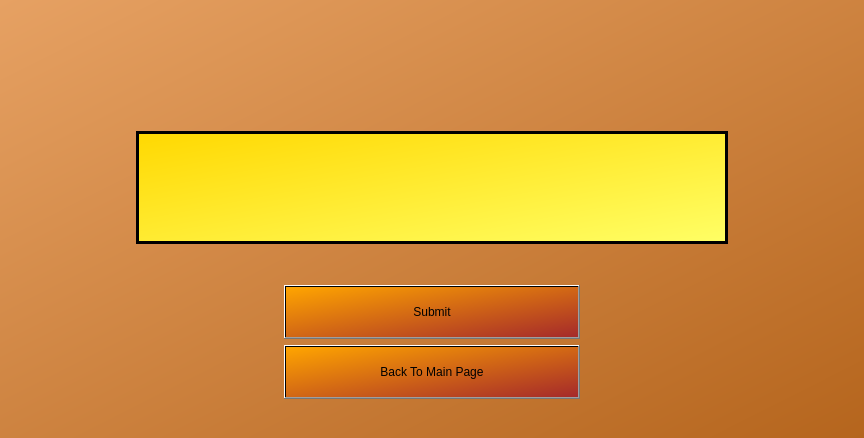
<?xml version="1.0" encoding="UTF-8"?>
<ui version="4.0">
 <class>Form</class>
 <widget class="QWidget" name="Form">
  <property name="geometry">
   <rect>
    <x>0</x>
    <y>0</y>
    <width>864</width>
    <height>438</height>
   </rect>
  </property>
  <property name="minimumSize">
   <size>
    <width>864</width>
    <height>438</height>
   </size>
  </property>
  <property name="windowTitle">
   <string>Form</string>
  </property>
  <property name="styleSheet">
   <string notr="true">QWidget#Form {
	background-color: qlineargradient(x1: 0, y1: 0, x2: 1, y2: 1, stop: 0 #e6a163, stop: 1 #b5651d);
}</string>
  </property>
  <layout class="QGridLayout" name="gridLayout" rowstretch="4,4,1,4,1" columnstretch="1,5,1">
   <item row="0" column="1">
    <widget class="QLabel" name="label">
     <property name="sizePolicy">
      <sizepolicy hsizetype="Ignored" vsizetype="Ignored">
       <horstretch>0</horstretch>
       <verstretch>0</verstretch>
      </sizepolicy>
     </property>
     <property name="text">
      <string/>
     </property>
     <property name="pixmap">
      <pixmap>../resource_images/p1_name.png</pixmap>
     </property>
     <property name="scaledContents">
      <bool>true</bool>
     </property>
    </widget>
   </item>
   <item row="3" column="1">
    <layout class="QGridLayout" name="gridLayout_2" columnstretch="1,2,1">
     <item row="0" column="2" rowspan="2">
      <spacer name="verticalSpacer">
       <property name="orientation">
        <enum>Qt::Vertical</enum>
       </property>
       <property name="sizeType">
        <enum>QSizePolicy::Preferred</enum>
       </property>
       <property name="sizeHint" stdset="0">
        <size>
         <width>20</width>
         <height>40</height>
        </size>
       </property>
      </spacer>
     </item>
     <item row="1" column="1">
      <widget class="QPushButton" name="backButton">
       <property name="sizePolicy">
        <sizepolicy hsizetype="Preferred" vsizetype="Preferred">
         <horstretch>0</horstretch>
         <verstretch>0</verstretch>
        </sizepolicy>
       </property>
       <property name="styleSheet">
        <string notr="true">background-color: qlineargradient(x1: 0, y1: 0, x2: 1, y2: 1, stop: 0 orange, stop: 1 brown);</string>
       </property>
       <property name="text">
        <string>Back To Main Page</string>
       </property>
      </widget>
     </item>
     <item row="0" column="1">
      <widget class="QPushButton" name="submitButton">
       <property name="sizePolicy">
        <sizepolicy hsizetype="Preferred" vsizetype="Preferred">
         <horstretch>0</horstretch>
         <verstretch>0</verstretch>
        </sizepolicy>
       </property>
       <property name="styleSheet">
        <string notr="true">background-color: qlineargradient(x1: 0, y1: 0, x2: 1, y2: 1, stop: 0 orange, stop: 1 brown);</string>
       </property>
       <property name="text">
        <string>Submit</string>
       </property>
      </widget>
     </item>
     <item row="0" column="0" rowspan="2">
      <spacer name="verticalSpacer_2">
       <property name="orientation">
        <enum>Qt::Vertical</enum>
       </property>
       <property name="sizeType">
        <enum>QSizePolicy::Preferred</enum>
       </property>
       <property name="sizeHint" stdset="0">
        <size>
         <width>20</width>
         <height>40</height>
        </size>
       </property>
      </spacer>
     </item>
    </layout>
   </item>
   <item row="2" column="1">
    <spacer name="horizontalSpacer_2">
     <property name="orientation">
      <enum>Qt::Horizontal</enum>
     </property>
     <property name="sizeHint" stdset="0">
      <size>
       <width>40</width>
       <height>20</height>
      </size>
     </property>
    </spacer>
   </item>
   <item row="4" column="1">
    <spacer name="horizontalSpacer">
     <property name="orientation">
      <enum>Qt::Horizontal</enum>
     </property>
     <property name="sizeType">
      <enum>QSizePolicy::Preferred</enum>
     </property>
     <property name="sizeHint" stdset="0">
      <size>
       <width>40</width>
       <height>20</height>
      </size>
     </property>
    </spacer>
   </item>
   <item row="1" column="1">
    <widget class="QLineEdit" name="nameField">
     <property name="sizePolicy">
      <sizepolicy hsizetype="Preferred" vsizetype="Preferred">
       <horstretch>0</horstretch>
       <verstretch>0</verstretch>
      </sizepolicy>
     </property>
     <property name="styleSheet">
      <string notr="true">background-color: qlineargradient(x1: 0, y1: 0, x2: 1, y2: 1, stop: 0 #FFD800, stop: 1 #FFFF66);
border: 3px solid black;</string>
     </property>
     <property name="text">
      <string/>
     </property>
    </widget>
   </item>
   <item row="0" column="2">
    <widget class="QLabel" name="label_2">
     <property name="sizePolicy">
      <sizepolicy hsizetype="Ignored" vsizetype="Ignored">
       <horstretch>0</horstretch>
       <verstretch>0</verstretch>
      </sizepolicy>
     </property>
     <property name="text">
      <string/>
     </property>
     <property name="pixmap">
      <pixmap>../resource_images/w_rook.png</pixmap>
     </property>
     <property name="scaledContents">
      <bool>true</bool>
     </property>
    </widget>
   </item>
   <item row="2" column="0" rowspan="3">
    <widget class="QLabel" name="label_4">
     <property name="sizePolicy">
      <sizepolicy hsizetype="Ignored" vsizetype="Ignored">
       <horstretch>0</horstretch>
       <verstretch>0</verstretch>
      </sizepolicy>
     </property>
     <property name="text">
      <string/>
     </property>
     <property name="pixmap">
      <pixmap>../resource_images/b_queen.png</pixmap>
     </property>
     <property name="scaledContents">
      <bool>true</bool>
     </property>
    </widget>
   </item>
   <item row="2" column="2" rowspan="3">
    <widget class="QLabel" name="label_5">
     <property name="sizePolicy">
      <sizepolicy hsizetype="Ignored" vsizetype="Ignored">
       <horstretch>0</horstretch>
       <verstretch>0</verstretch>
      </sizepolicy>
     </property>
     <property name="text">
      <string/>
     </property>
     <property name="pixmap">
      <pixmap>../resource_images/w_queen.png</pixmap>
     </property>
     <property name="scaledContents">
      <bool>true</bool>
     </property>
    </widget>
   </item>
   <item row="0" column="0">
    <widget class="QLabel" name="label_3">
     <property name="sizePolicy">
      <sizepolicy hsizetype="Ignored" vsizetype="Ignored">
       <horstretch>0</horstretch>
       <verstretch>0</verstretch>
      </sizepolicy>
     </property>
     <property name="text">
      <string/>
     </property>
     <property name="pixmap">
      <pixmap>../resource_images/black_rook.png</pixmap>
     </property>
     <property name="scaledContents">
      <bool>true</bool>
     </property>
    </widget>
   </item>
  </layout>
 </widget>
 <resources/>
 <connections/>
</ui>
